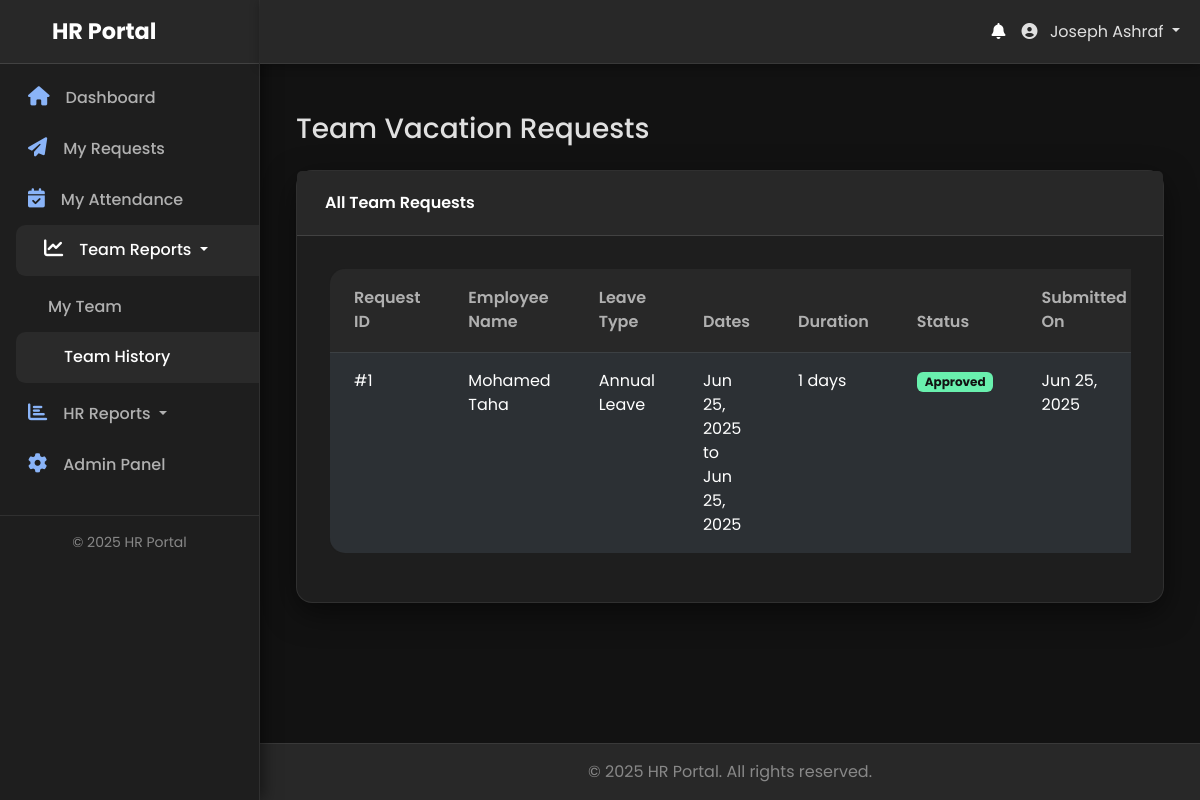
The page /reports/manager_history.php (signed in) on the database its author committed.
### tables this page shows
CREATE TABLE `vacation_requests` (
  `id` int(11) NOT NULL,
  `user_id` int(11) NOT NULL,
  `leave_type_id` int(11) DEFAULT NULL,
  `duration_days` int(11) NOT NULL,
  `start_date` date NOT NULL,
  `end_date` date NOT NULL,
  `reason` text DEFAULT NULL,
  `attachment_path` varchar(255) DEFAULT NULL,
  `status` enum('pending_manager','pending_hr','approved','rejected','cancelled','pending_cancellation_hr') NOT NULL DEFAULT 'pending_manager',
  `manager_id` int(11) DEFAULT NULL,
  `hr_id` int(11) DEFAULT NULL,
  `action_at` timestamp NULL DEFAULT NULL,
  `created_at` timestamp NOT NULL DEFAULT current_timestamp()
);

CREATE TABLE `users` (
  `id` int(11) NOT NULL,
  `employee_code` varchar(50) DEFAULT NULL,
  `full_name` varchar(255) NOT NULL,
  `email` varchar(255) NOT NULL,
  `password` varchar(255) NOT NULL,
  `contact_number` varchar(20) DEFAULT NULL,
  `emergency_contact_name` varchar(255) DEFAULT NULL,
  `emergency_contact_number` varchar(20) DEFAULT NULL,
  `role` enum('user','manager','hr','hr_manager','admin') NOT NULL DEFAULT 'user',
  `shift_id` int(11) DEFAULT NULL,
  `department_id` int(11) DEFAULT NULL,
  `direct_manager_id` int(11) DEFAULT NULL,
  `is_active` tinyint(1) NOT NULL DEFAULT 1,
  `must_change_password` tinyint(1) NOT NULL DEFAULT 0,
  `last_login_at` datetime DEFAULT NULL,
  `created_at` timestamp NOT NULL DEFAULT current_timestamp(),
  `updated_at` timestamp NOT NULL DEFAULT current_timestamp() ON UPDATE current_timestamp()
);

CREATE TABLE `leave_types` (
  `id` int(11) NOT NULL,
  `name` varchar(255) NOT NULL,
  `accrual_days_per_year` float NOT NULL DEFAULT 0,
  `is_active` tinyint(1) NOT NULL DEFAULT 1
);

### app/core/helpers.php (called while the page is built, shortened)
<?php
function getStatusBadgeClass($status) {
    $map = [
        'pending_manager' => 'bg-warning text-dark',
        'pending_hr' => 'bg-info text-dark',
        'approved' => 'bg-success',
        'rejected' => 'bg-danger',
        'cancelled' => 'bg-secondary',
        'pending_cancellation_hr' => 'bg-warning text-dark',
        'valid' => 'bg-success',
        'invalid' => 'bg-danger',
        '' => 'bg-light text-dark'
    ];
    return $map[$status] ?? 'bg-light text-dark';
}
function getStatusText($status) {
    return ucwords(str_replace('_', ' ', $status));
}

### reports/manager_history.php (the view, shortened to what this page needs)
<?php
require_once __DIR__ . '/../app/bootstrap.php';
$page_title = 'Team Vacation Requests';
$sql = "
    SELECT r.*, u.full_name, lt.name as leave_type_name
    FROM vacation_requests r
    JOIN users u ON r.user_id = u.id
    LEFT JOIN leave_types lt ON r.leave_type_id = lt.id
";
$params = [];
$sql .= " ORDER BY r.created_at DESC";
$stmt = $pdo->prepare($sql);
$stmt->execute($params);
$requests = $stmt->fetchAll();
include __DIR__ . '/../app/templates/header.php';
?>
<div class="container mt-4">
    <h1 class="h3 mb-4"><?= htmlspecialchars($page_title) ?></h1>
    <div class="card">
        <div class="card-header">
            All Team Requests
        </div>
        <div class="card-body">
            <div class="table-responsive">
                <table class="table table-striped table-hover">
                    <thead>
                        <tr>
                            <th>Request ID</th>
                            <th>Employee Name</th>
                            <th>Leave Type</th>
                            <th>Dates</th>
                            <th>Duration</th>
                            <th>Status</th>
                            <th>Submitted On</th>
                        </tr>
                    </thead>
                    <tbody>
                        <?php if (empty($requests)): ?>
                            <tr>
                                <td colspan="8" class="text-center">No team requests found.</td>
                            </tr>
                        <?php else: ?>
                            <?php foreach ($requests as $request): ?>
                                <tr>
                                    <td>#<?= htmlspecialchars($request['id'] ?? '') ?></td>
                                    <td><?= htmlspecialchars($request['full_name'] ?? 'N/A') ?></td>
                                    <td><?= htmlspecialchars($request['leave_type_name'] ?? 'N/A') ?></td>
                                    <td><?= date('M d, Y', strtotime($request['start_date'])) ?> to <?= date('M d, Y', strtotime($request['end_date'])) ?></td>
                                    <td><?= htmlspecialchars($request['duration_days'] ?? '0') ?> days</td>
                                    <td><span class="badge <?= getStatusBadgeClass($request['status'] ?? '') ?>"><?= getStatusText($request['status'] ?? '') ?></span></td>
                                    <td><?= date('M d, Y', strtotime($request['created_at'])) ?></td>
                                </tr>
                            <?php endforeach; ?>
                        <?php endif; ?>
                    </tbody>
                </table>
            </div>
        </div>
    </div>
</div>
<?php include __DIR__ . '/../app/templates/footer.php'; ?>

### css/style.css (style rules this page uses)
* { box-sizing: border-box; }
html, body { height: 100%; margin: 0; padding: 0; overflow-x: hidden; background-color: #121212; color: #e0e0e0; font-family: 'Poppins', sans-serif; background-image: radial-gradient(circle at top left, rgba(138, 180, 248, 0.05) 0%, transparent 30%), radial-gradient(circle at bottom right, rgba(105, 240, 174, 0.05) 0%, transparent 30%); background-size: 100% 100%; background-repeat: no-repeat; }
.card { border: 1px solid rgba(255, 255, 255, 0.08); border-radius: 1rem; background-color: #1e1e1e; box-shadow: 0 10px 30px rgba(0, 0, 0, 0.5); transition: transform 0.2s ease-out, box-shadow 0.2s ease-out; position: relative; z-index: 1; }
.card-header { background-color: #282828; border-bottom: 1px solid rgba(255, 255, 255, 0.12); color: #ffffff; font-weight: 600; padding: 1.25rem 1.75rem; border-top-left-radius: 1rem; border-top-right-radius: 1rem; }
.card-body { padding: 2rem; }
.table { border-radius: 1rem; overflow: hidden; background-color: #1e1e1e; color: #e0e0e0; border: 1px solid rgba(255, 255, 255, 0.08); }
.table thead th { background-color: #282828; color: #b0b0b0; border-bottom: 1px solid rgba(255, 255, 255, 0.12); padding: 1.1rem 1.5rem; font-weight: 600; }
.table tbody td { border-color: rgba(255, 255, 255, 0.06); padding: 1rem 1.5rem; }
.table-striped tbody tr:nth-of-type(odd) { background-color: #222222; }
.badge.bg-success { background-color: #69f0ae !important; color: #121212 !important; }

### rows shown on the page
vacation_requests: id "1", user.full_name "Mohamed Taha", leave_type.name "Annual Leave", start_date "Jun 25, 2025", end_date "Jun 25, 2025", duration_days "1", status "Approved", created_at "Jun 25, 2025"

### other values the page prints
SITE_NAME "HR Portal"
$_SESSION['full_name'] "Joseph Ashraf"
$page_title "Team Vacation Requests"
